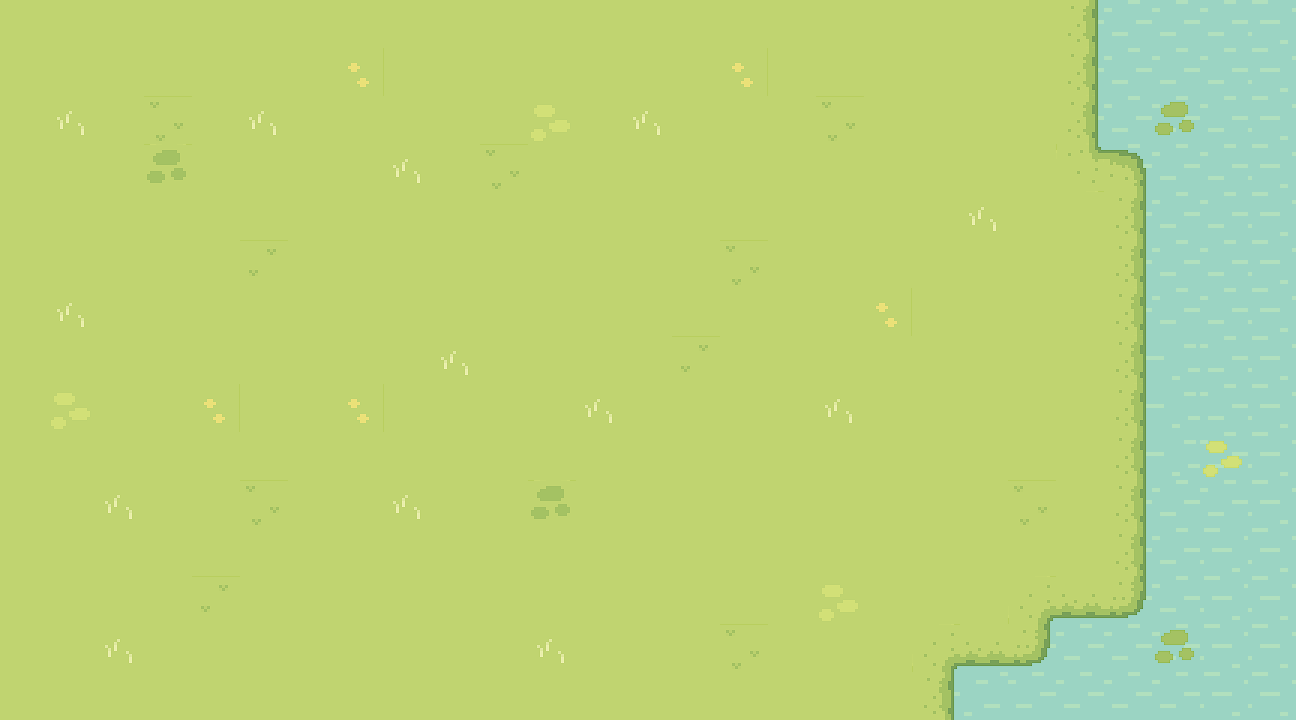

A level layout from a 2D game, rendered from its tile map. Below: a short description, then the map file with its tile-grid data intact:
An orthogonal 27x15 tile map with 48x48 px tiles, 2 tile layers (WATER, GRASS), 3 tilesets.

<map version="1.10" tiledversion="1.11.2" orientation="orthogonal" renderorder="right-down" width="27" height="15" tilewidth="48" tileheight="48" infinite="0" nextlayerid="8" nextobjectid="1">
 <tileset firstgid="1" name="Grass" tilewidth="48" tileheight="48" tilecount="77" columns="11">
  <image source="tilesets/Grass.png" width="528" height="336" />
 </tileset>
 <tileset firstgid="78" name="Fences" tilewidth="48" tileheight="48" tilecount="16" columns="4">
  <image source="tilesets/Fences.png" width="192" height="192" />
 </tileset>
 <tileset firstgid="94" name="Water" tilewidth="48" tileheight="48" tilecount="5" columns="5">
  <image source="tilesets/Water.png" width="256" height="64" />
 </tileset>
 <layer id="4" name="WATER" width="27" height="15">
  <data encoding="csv">
0,0,0,0,0,0,0,0,0,0,0,0,0,0,0,0,0,0,0,0,0,0,96,96,96,96,95,
0,0,0,0,0,0,0,0,0,0,0,0,0,0,0,0,0,0,0,0,0,0,96,96,96,96,95,
0,0,0,0,0,0,0,0,0,0,0,0,0,0,0,0,0,0,0,0,0,0,96,96,96,96,95,
0,0,0,0,0,0,0,0,0,0,0,0,0,0,0,0,0,0,0,0,0,0,96,96,96,96,95,
0,0,0,0,0,0,0,0,0,0,0,0,0,0,0,0,0,0,0,0,0,0,0,96,96,96,95,
0,0,0,0,0,0,0,0,0,0,0,0,0,0,0,0,0,0,0,0,0,0,0,96,96,96,95,
0,0,0,0,0,0,0,0,0,0,0,0,0,0,0,0,0,0,0,0,0,0,0,96,96,96,95,
0,0,0,0,0,0,0,0,0,0,0,0,0,0,0,0,0,0,0,0,0,0,0,96,98,96,95,
0,0,0,0,0,0,0,0,0,0,0,0,0,0,0,0,0,0,0,0,0,0,0,96,98,96,95,
0,0,0,0,0,0,0,0,0,0,0,0,0,0,0,0,0,0,0,0,0,0,0,96,98,96,95,
0,0,0,0,0,0,0,0,0,0,0,0,0,0,0,0,0,0,0,0,0,0,0,96,96,96,95,
0,0,0,0,0,0,0,0,0,0,0,0,0,0,0,0,0,0,0,0,0,0,0,96,96,95,95,
0,0,0,0,0,0,0,0,0,0,0,0,0,0,0,0,0,0,0,0,0,96,96,96,96,95,95,
0,0,0,0,0,0,0,0,0,0,0,0,0,0,0,0,0,0,0,96,96,96,96,96,96,95,95,
0,0,0,0,0,0,0,0,0,0,0,0,0,0,0,0,0,0,0,96,97,96,96,96,96,95,95
</data>
 </layer>
 <layer id="1" name="GRASS" width="27" height="15">
  <data encoding="csv">
13,13,13,13,13,13,13,13,13,13,13,13,13,13,13,13,13,13,13,13,13,13,14,0,0,0,0,
13,13,13,13,13,13,13,72,13,13,13,13,13,13,13,72,13,13,13,13,13,13,14,0,0,0,0,
13,67,13,58,13,67,13,13,13,13,13,70,13,67,13,13,13,58,13,13,13,13,14,0,63,0,0,
13,13,13,60,13,13,13,13,67,13,58,13,13,13,13,13,13,13,13,13,13,13,28,3,0,0,0,
13,13,13,13,13,13,13,13,13,13,13,13,13,13,13,13,13,13,13,13,67,13,13,14,0,0,0,
13,13,13,13,13,57,13,13,13,13,13,13,13,13,13,58,13,13,13,13,13,13,13,14,0,0,0,
13,67,13,13,13,13,13,13,13,13,13,13,13,13,13,13,13,13,72,13,13,13,13,14,0,0,0,
13,13,13,13,13,13,13,13,13,67,13,13,13,13,57,13,13,13,13,13,13,13,13,14,0,0,0,
13,70,13,13,72,13,13,72,13,13,13,13,67,13,13,13,13,67,13,13,13,13,13,14,0,0,0,
13,13,13,13,13,13,13,13,13,13,13,13,13,13,13,13,13,13,13,13,13,13,13,14,0,73,0,
13,13,67,13,13,58,13,13,67,13,13,60,13,13,13,13,13,13,13,13,13,58,13,14,0,0,0,
13,13,13,13,13,13,13,13,13,13,13,13,13,13,13,13,13,13,13,13,13,13,13,14,0,0,0,
13,13,13,13,57,13,13,13,13,13,13,13,13,13,13,13,13,70,13,13,13,17,24,25,0,0,0,
13,13,67,13,13,13,13,13,13,13,13,67,13,13,13,58,13,13,13,17,24,25,0,0,63,0,0,
13,13,13,13,13,13,13,13,13,13,13,13,13,13,13,13,13,13,13,14,0,0,0,0,0,0,0
</data>
 </layer>
</map>
